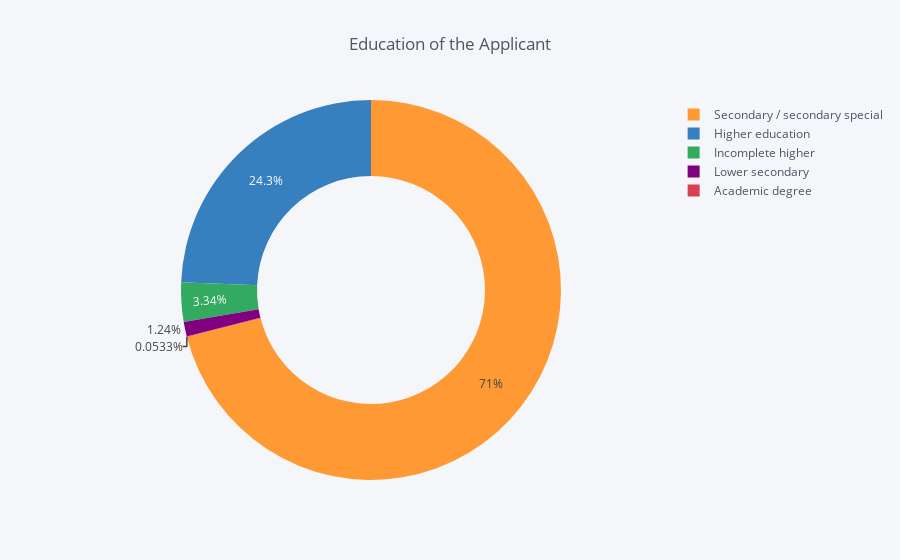

Write notebook code for a chart like this one.
### Code cell
df = pd.DataFrame({ 'labels': temp.index,
                    'values': temp.values                    
})
df.iplot(kind='pie', labels='labels', values='values', title="Education of the Applicant", hole=0.6)

### Figure 1 — Plotly figure (JSON) as saved in the notebook; plotly's stock layout.template omitted (floating-point values rounded to 4 significant figures)
{"data": [{"hole": 0.6, "labels": ["Secondary / secondary special", "Higher education", "Incomplete higher", "Lower secondary", "Academic degree"], "marker": {"colors": ["rgba(255, 153, 51, 1.0)", "rgba(55, 128, 191, 1.0)", "rgba(50, 171, 96, 1.0)", "rgba(128, 0, 128, 1.0)", "rgba(219, 64, 82, 1.0)"]}, "name": "", "type": "pie", "values": [218391, 74863, 10277, 3816, 164]}], "layout": {"legend": {"bgcolor": "#F5F6F9", "font": {"color": "#4D5663"}}, "paper_bgcolor": "#F5F6F9", "plot_bgcolor": "#F5F6F9", "title": "Education of the Applicant", "titlefont": {"color": "#4D5663"}}}
